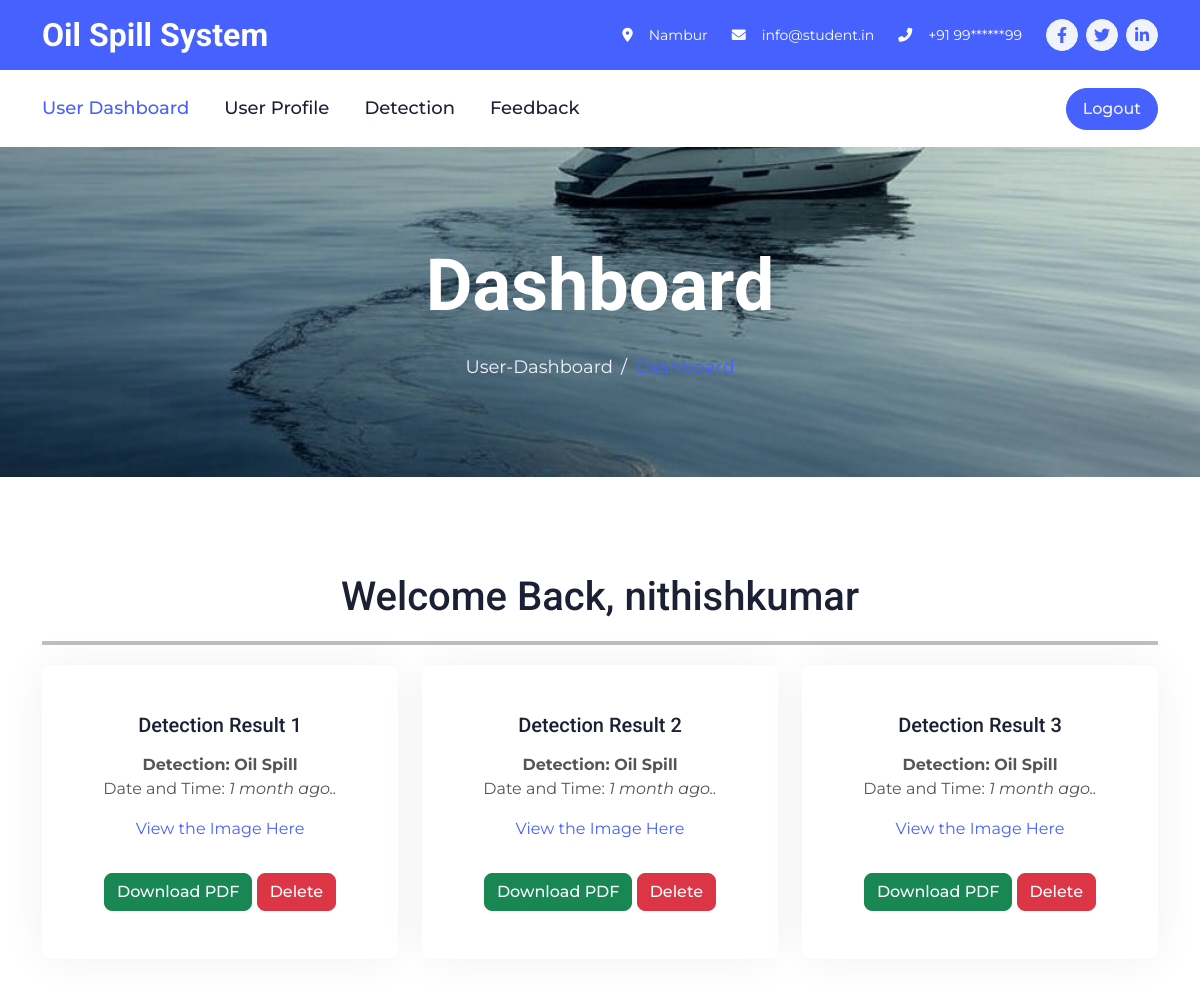
Page /user-dashboard (signed in, upper part) on the earlier database version.
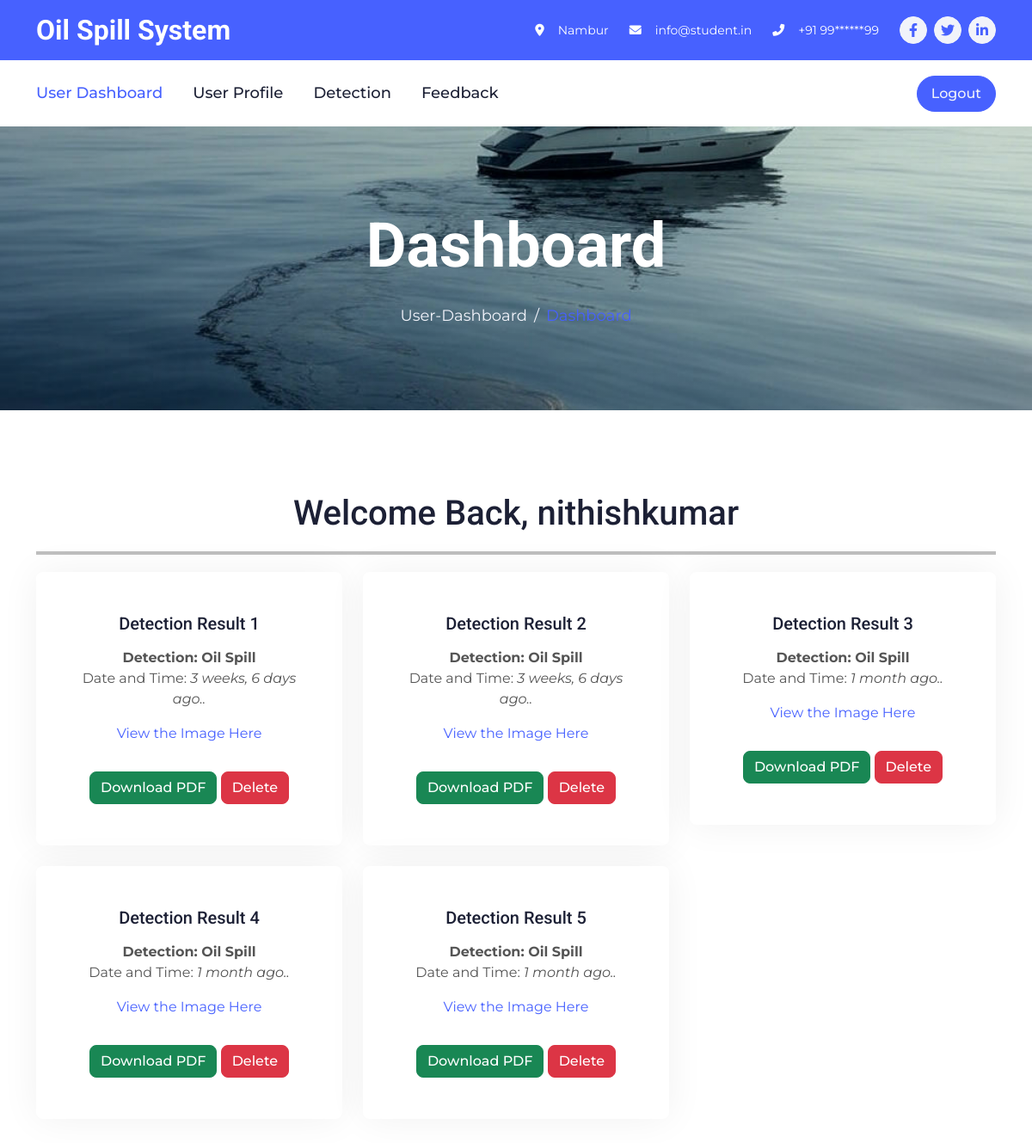
Same page on the later database version.
### userapp/models.py (models this page shows, shortened)
class PredictionResult(models.Model):
    predicted_class = models.IntegerField()
    email = models.EmailField()
    image_url = models.URLField()
    pdf_file = models.FileField(upload_to='prediction_pdfs/')
    timestamp = models.DateTimeField(auto_now_add=True)

### userapp/views.py (the view)
# urls.py: path('user-dashboard',user_views.user_dashboard,name='user_dashboard'),
def user_dashboard(req):
    prediction_count = PredictionResult.objects.all().count()
    user_id = req.session["user_id"]
    user = UserModel.objects.get(user_id=user_id)
    Feedbacks_users_count = Feedback.objects.all().count()
    all_users_count = UserModel.objects.all().count()
    count = 0
    prediction_results = PredictionResult.objects.filter(email=user.user_email).order_by('-timestamp')
    return render(
        req, "user/User-Dashboard.html",
        {
            "predictions": prediction_count,
            "user_name": user.user_name,
            "feedback_count": Feedbacks_users_count,
            "all_users_count": all_users_count,
            "prediction_results": prediction_results,
            'count':count,
        },
    )

### assets/templates/user/User-Dashboard.html (shortened to what the changed rows need)
{%load static%}
<!DOCTYPE html>
<html lang="en">
<head>
    <link href="https://cdnjs.cloudflare.com/ajax/libs/font-awesome/5.10.0/css/all.min.css" rel="stylesheet">
    <link href="https://cdn.jsdelivr.net/npm/bootstrap-icons@1.4.1/font/bootstrap-icons.css" rel="stylesheet">
    <link href="{% static "user/lib/animate/animate.min.css" %}" rel="stylesheet">
    <link href="{% static "user/lib/owlcarousel/assets/owl.carousel.min.css" %}" rel="stylesheet">
    <link href="{% static "user/lib/lightbox/css/lightbox.min.css" %}" rel="stylesheet">
    <link href="{% static "user/css/bootstrap.min.css" %}" rel="stylesheet">
    <link href="{% static "user/css/style.css" %}" rel="stylesheet">
</head>
<body>
    <div class="container-fluid bg-primary text-white d-none d-lg-flex">
        <div class="container py-3">
            <div class="d-flex align-items-center">
                <a href="{% url 'user_dashboard' %}">
                    <h2 class="text-white fw-bold m-0">Oil Spill System</h2>
                </a>
            </div>
        </div>
    </div>
    <div class="container-fluid page-header py-5 mb-5 wow fadeIn" data-wow-delay="0.1s">
        <div class="container text-center py-5">
            <h1 class="display-2 text-white mb-4 animated slideInDown">Dashboard</h1>
        </div>
    </div>
    <div class="container-xxl py-5">
        <div class="container">
            <div class="text-center mx-auto wow fadeInUp" data-wow-delay="0.1s" style="max-width: 800px;">
                <h1 class="display-8 mb-3">Welcome Back, {{ user_name }}</h1>
            </div><hr class="unique-pattern">
            <div class="row g-4">
                {% for prediction in prediction_results%}
                <div class="col-lg-4 col-md-6 wow fadeInUp" data-wow-delay="0.1s">
                    <div class="service-item position-relative h-100">
                        <div class="service-text rounded p-5">
                            <h5 class="mb-3">Detection Result {{ forloop.counter }}</h5>
                            <p class="mb-0">
                                {% if prediction.predicted_class == 1 %}
                                    <strong>Detection: Oil Spill</strong>
                                {% else %}
                                    <strong>Detection: No Oil Spill</strong>
                                {% endif %}
                            </p>
                            <p>Date and Time: <i>{{ prediction.timestamp|timesince }} ago..</i></p>
                            <p>
                                <a href="{{ prediction.image_url }}" target="_blank">View the Image Here</a>
                            </p>
                             <a href="media/{{ prediction.pdf_file }}" download="prediction_result_{{ prediction.id }}.pdf">
                                <button class="btn btn-success mt-3">Download PDF</button>
                            </a>
                            <form action="{% url 'delete_prediction' prediction.id %}" method="POST" style="display: inline-block;">
                                <button type="submit" class="btn btn-danger mt-3">Delete</button>
                            </form>
                        </div>
                    </div>
                </div>
                {% empty %}
                    <p>No Detections found.</p>
                {% endfor %}
            </div>
        </div>
    </div>
            <link rel="stylesheet" href="https://cdnjs.cloudflare.com/ajax/libs/font-awesome/6.0.0-beta3/css/all.min.css">
</body>
</html>

Differences in the rows shown:
added PredictionResult: predicted_class "Detection: Oil Spill", timestamp "3 weeks, 6 days"
added PredictionResult: predicted_class "Detection: Oil Spill", timestamp "3 weeks, 6 days"
